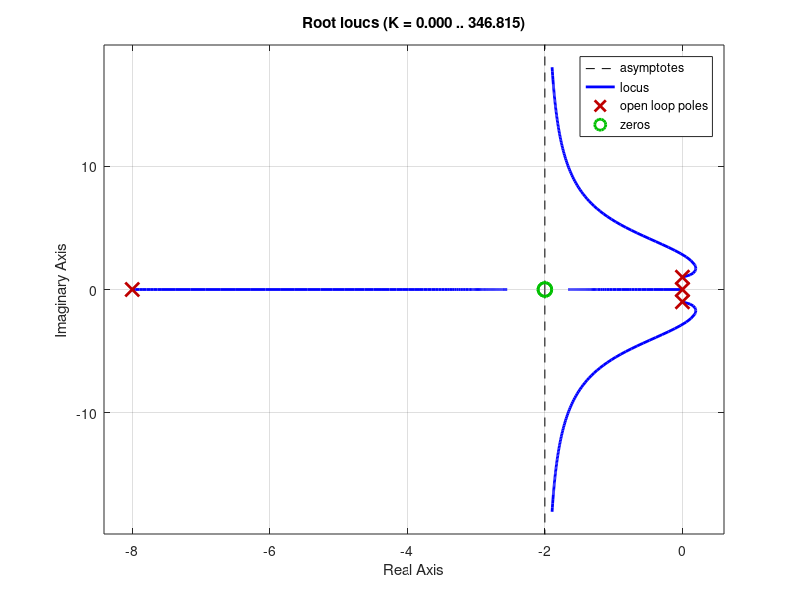

Write MATLAB code to recreate this figure. (Note: this script raises an error after producing the figure.)
## bug #41820: control package: rlocus errors on input when max_k is not specified for some input
##
## https://savannah.gnu.org/bugs/?41820

## graphics_toolkit gnuplot
figure
rlocus (tf ([1, 4, 4], [1, 8, 1, 8, 0]))

this works as of feb 2018

